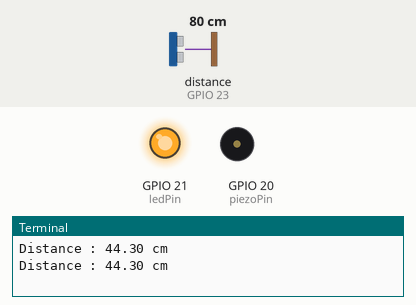
Recording of a program running on a simulated Raspberry Pi (BCM pin numbers). Parts: output pins drawn as LEDs (lit = HIGH), buzzer (waves = sounding), the last lines printed to the terminal. Dashed ring = blinking. The test bench sets the inputs (shaded band); at power-on: distance to the obstacle (sensor on GPIO 23) 80 cm. The echo pulse lasts 58.3 µs per cm; the clock reads 2024-03-15 10:24:30 at power-on unless the program sets it; pins used as bus, display or sensor lines are not drawn.

Above: at 1.2 s.
1.3 s: distance to the obstacle (sensor on GPIO 23) set to 39 cm
3.2 s: distance to the obstacle (sensor on GPIO 23) set to 33 cm
At 4.5 s:
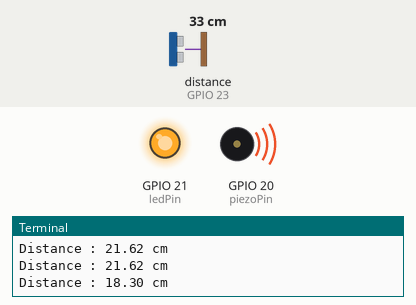
7.3 s: distance to the obstacle (sensor on GPIO 23) set to 11 cm
At 7.77 s:
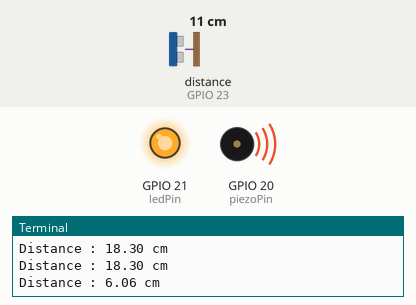
10.8 s: distance to the obstacle (sensor on GPIO 23) set to 8 cm
At 11.38 s:
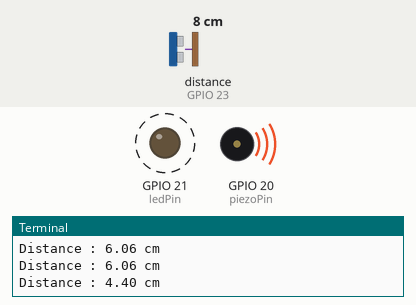
14.3 s: distance to the obstacle (sensor on GPIO 23) set to 18 cm
At 14.6 s:
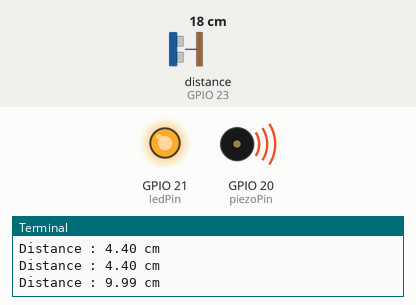
17.8 s: distance to the obstacle (sensor on GPIO 23) set to 2 cm
At 18.31 s:
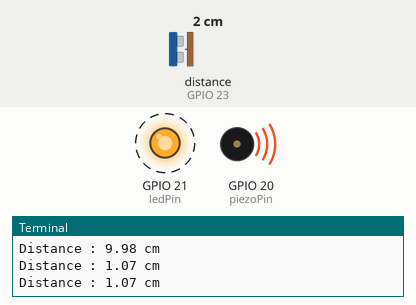
Timing chart, 0 to 22.3 s (numbered marks = the images above; inputs shaded):
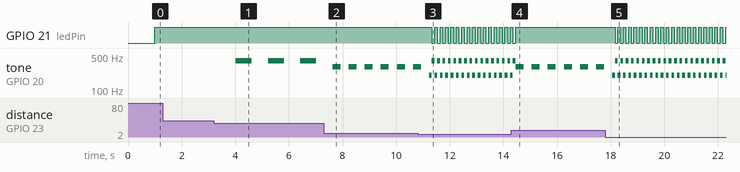

Measured:
- the behaviour switches between 37 and 36 cm on distance to the obstacle (sensor on GPIO 23) (found by bisection; images 0 and 1)
- the behaviour switches between 10 and 9 cm on distance to the obstacle (sensor on GPIO 23) (found by bisection; images 2 and 3)
- after the input at 3.2 s, tone on GPIO 20 (piezoPin): alternates 400 Hz for 0.60 s and silent for 0.60 s, starting after 0.82 s
- after the input at 7.3 s, tone on GPIO 20 (piezoPin): alternates 300 Hz for 0.30 s and silent for 0.30 s, starting after 0.33 s
- after the input at 10.8 s, GPIO 21 (ledPin): alternates HIGH for 0.10 s and LOW for 0.10 s, starting after 0.54 s
- after the input at 14.3 s, GPIO 21 (ledPin): goes on until 14.5 s, then stays HIGH
- after the input at 17.8 s, GPIO 21 (ledPin): alternates HIGH for 0.10 s and LOW for 0.10 s, starting after 0.37 s; tone on GPIO 20 (piezoPin): alternates 400 Hz for 0.10 s and 200 Hz for 0.10 s, starting after 0.27 s

The program:

ultra02.py
```python
#Ultra
import RPi.GPIO as GPIO
import time

def measure():
	GPIO.output(triggerPin, True)		# 10us 동안 high 레벨로 trigger 출력하여 초음파 발생 준비
	time.sleep(0.00001)
	GPIO.output(triggerPin, False)
	start = time.time()							# 현재 시간 저장

	while GPIO.input(echoPin) == False:		# echo가 없으면
		start = time.time()									# 현재 시간을 start 변수에 저장하고

	while GPIO.input(echoPin) == True:		# echo가 있으면
		stop = time.time()									# 현재 시간을 stop 변수에 저장
	dlapsed = stop - start								# 걸린 시간을 구하고
	distance = (dlapsed * 19000) / 2			# 초음파 속도를 이용해서 거리 계산

	return distance												# 거리 반환

# 핀 설정
triggerPin = 24
echoPin = 23
piezoPin = 20
ledPin = 21

GPIO.setmode(GPIO.BCM)
GPIO.setup(triggerPin, GPIO.OUT)
GPIO.setup(echoPin, GPIO.IN)
GPIO.setup(piezoPin, GPIO.OUT)
GPIO.setup(ledPin, GPIO.OUT)

Buzz = GPIO.PWM(piezoPin, 440)

try:
	while True:
		distance = measure()
		print("Distance : %.2f cm" %distance)
		if distance <= 5:
			Buzz.start(50)
			Buzz.ChangeFrequency(200)
			time.sleep(0.1)
			GPIO.output(ledPin, False)
			Buzz.ChangeFrequency(400)
			time.sleep(0.1)

		elif distance <= 10:
			Buzz.start(50)
			Buzz.ChangeFrequency(300)
			time.sleep(0.3)
			Buzz.stop()
			time.sleep(0.3)

		elif distance <= 20:
			Buzz.start(50)
			Buzz.ChangeFrequency(400)
			time.sleep(0.6)
			Buzz.stop()
			time.sleep(0.6)

		else:
			Buzz.stop()
			time.sleep(1)

		GPIO.output(ledPin, True)
except KeyboardInterrupt:
	GPIO.cleanup()
```
